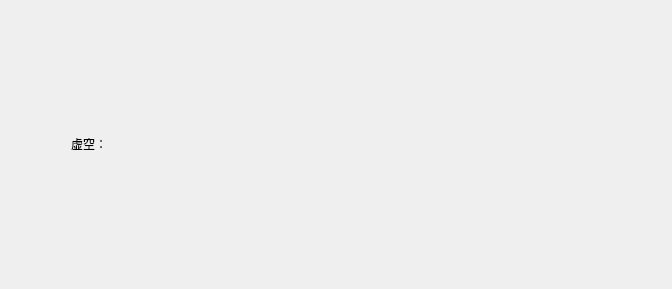
<?xml version="1.0" encoding="UTF-8"?>
<ui version="4.0">
 <class>SystemWidget</class>
 <widget class="QWidget" name="SystemWidget">
  <property name="geometry">
   <rect>
    <x>0</x>
    <y>0</y>
    <width>672</width>
    <height>289</height>
   </rect>
  </property>
  <property name="sizePolicy">
   <sizepolicy hsizetype="Preferred" vsizetype="Expanding">
    <horstretch>0</horstretch>
    <verstretch>0</verstretch>
   </sizepolicy>
  </property>
  <property name="windowTitle">
   <string>Form</string>
  </property>
  <layout class="QHBoxLayout" name="horizontalLayout">
   <property name="leftMargin">
    <number>20</number>
   </property>
   <property name="rightMargin">
    <number>20</number>
   </property>
   <item>
    <widget class="QPushButton" name="systemIcon">
     <property name="sizePolicy">
      <sizepolicy hsizetype="Fixed" vsizetype="Fixed">
       <horstretch>0</horstretch>
       <verstretch>0</verstretch>
      </sizepolicy>
     </property>
     <property name="minimumSize">
      <size>
       <width>45</width>
       <height>45</height>
      </size>
     </property>
     <property name="maximumSize">
      <size>
       <width>45</width>
       <height>45</height>
      </size>
     </property>
     <property name="focusPolicy">
      <enum>Qt::NoFocus</enum>
     </property>
     <property name="text">
      <string/>
     </property>
     <property name="iconSize">
      <size>
       <width>45</width>
       <height>45</height>
      </size>
     </property>
     <property name="shortcut">
      <string>Ctrl+Alt+I</string>
     </property>
     <property name="checked">
      <bool>false</bool>
     </property>
     <property name="autoRepeat">
      <bool>false</bool>
     </property>
     <property name="autoDefault">
      <bool>false</bool>
     </property>
     <property name="flat">
      <bool>true</bool>
     </property>
    </widget>
   </item>
   <item>
    <widget class="QLabel" name="prompt">
     <property name="sizePolicy">
      <sizepolicy hsizetype="Fixed" vsizetype="Maximum">
       <horstretch>0</horstretch>
       <verstretch>0</verstretch>
      </sizepolicy>
     </property>
     <property name="minimumSize">
      <size>
       <width>580</width>
       <height>0</height>
      </size>
     </property>
     <property name="maximumSize">
      <size>
       <width>580</width>
       <height>16777215</height>
      </size>
     </property>
     <property name="styleSheet">
      <string notr="true">QLabel {
	
	font: 25 14pt &quot;方正俊丽体 简 Medium&quot;;
}</string>
     </property>
     <property name="text">
      <string>虚空：</string>
     </property>
     <property name="scaledContents">
      <bool>false</bool>
     </property>
     <property name="wordWrap">
      <bool>true</bool>
     </property>
    </widget>
   </item>
  </layout>
 </widget>
 <resources/>
 <connections/>
</ui>
